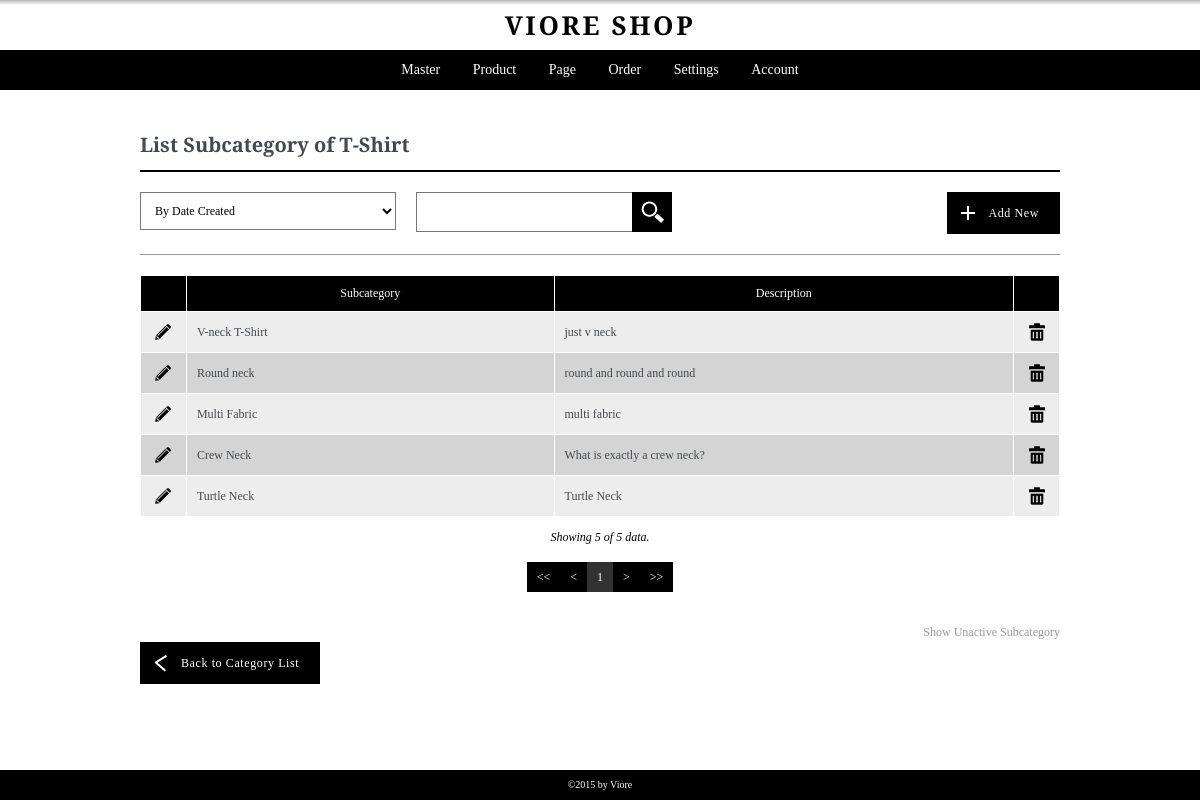
Page /admin/pages/listsubcategory.php?kode=2 (signed in) on the committed database.
### tables this page shows
CREATE TABLE `category` (
  `id_category` int(5) NOT NULL,
  `category_name` varchar(100) NOT NULL,
  `category_description` text NOT NULL,
  `user_create` int(5) NOT NULL,
  `user_edit` int(5) NOT NULL,
  `date_created` datetime NOT NULL,
  `date_edited` datetime NOT NULL,
  `active` int(1) NOT NULL
);

CREATE TABLE `subcategory` (
  `id_subcategory` int(5) NOT NULL,
  `id_category` int(5) NOT NULL,
  `subcategory_name` varchar(256) NOT NULL,
  `subcategory_desc` text NOT NULL,
  `user_create` int(5) NOT NULL,
  `user_edit` int(5) NOT NULL,
  `date_created` datetime NOT NULL,
  `date_edited` datetime NOT NULL,
  `active` int(1) NOT NULL
);

### admin/pages/getfieldname.php (called while the page is built, shortened)
<?php
if((substr($pagecall,0,4)=="edit")||(substr($pagecall,0,4)=="list")){
	$tabel = substr($pagecall, 4);
}
else {
	$tabel = substr($pagecall, 3);
}
$pageedit = "add".$tabel;
?>

### admin/pages/listsubcategory.php (the view, shortened to what this page needs)
<?php
	include "header.php";
	$pagecall = "listsubcategory";
	include "controller.php";
	include "getfieldname.php";
	if(isset($_GET['kode'])){$kode=$_GET['kode'];}
	else if(isset($_POST['kode'])){$kode=$_POST['kode'];}
	else {header("Location: listcategory.php");}
	$sqlx = "SELECT category_name FROM category c ";
	$sqlx .= "WHERE c.id_category='$kode' ";
	$rowx = mysql_fetch_array(mysql_query($sqlx));
?>
<div class="container">
	<div class="content list listsubcategory">
		<h3><?php echo ucwords("List ".$tabel)." of ".$rowx['category_name']; ?></h3>
		<?php
			include ("../pages/filter-box.php");
		?>
		<div class="data-table">
			<table border="1" cellpadding="0" cellspacing="0" width="100%">
				<colgroup>
					<col width="5%">
					<col width="40%">
					<col width="">
					<col width="5%">
				</colgroup>
				<thead>
					<tr>
						<th>&nbsp;</th>
						<th>Subcategory</th>
						<th>Description</th>
						<th>&nbsp;</th>
					</tr>
				</thead>
				<tbody>
					<?php
					$batas=20;
					if (empty($halaman))
					{
						$posisi=0;
					}
					else
					{
						$posisi=($halaman-1)*$batas;
					}
					$sql = "SELECT s.*, c.category_name FROM subcategory s, category c ";
					if(isset($_GET['discard'])){
						$sql .= "WHERE s.active=0 ";
					}
					else{
						$sql .= "WHERE s.active=1 ";
					}
					$sql .= "AND s.id_category=c.id_category ";
					$sql .= "AND c.id_category='$kode' ";
					if ((isset($_POST['sortingchoice'])) AND ($_POST['sortingchoice']!="all"))
					{
						$sorting_opt = explode(":", $_POST['sortingchoice']);
						$sql .= "ORDER BY ".$sorting_opt[0]." ".$sorting_opt[1]." ";
					}
					else{
						$sql .= "ORDER BY date_created DESC ";
					}
					$sqlp = $sql."LIMIT $posisi,$batas";
					$result = mysql_query($sqlp);
					while ($row=mysql_fetch_array($result))
					{
						echo '<tr>';
						echo '	<td align="center">
									<a href="'.$pageedit.'.php?kode='.$kode.'&act=chg&id='.$row["id_subcategory"].'" class="link-opt"><img src="../images/icon-pencil.png" alt="Edit" title="Edit"></a>
								</td>
						';
						echo '	<td align="left">'.$row['subcategory_name'].'</td>';
						echo '	<td align="left">'.$row['subcategory_desc'].'</td>';
						if(isset($_GET['discard'])){
							echo '	<td align="center">
									<a href="activate.php?id='.$row["id_subcategory"].'&pageorigin='.$pagecall.'" class="link-opt"><img src="../images/greenbutton.png" alt="Activate" title="Activate"></a>
								</td>
							';
						}
						else{
							echo '	<td align="center">
									<a href="deactive.php?id='.$row["id_subcategory"].'&pageorigin='.$pagecall.'" class="link-opt"><img src="../images/icon-trash.png" alt="Delete" title="Delete"></a>
								</td>
							';
						}
						echo '</tr>';
					}
					?>
				</tbody>
			</table>
		</div>
		<div class="data-show">
			<?php
				$jumlah = mysql_num_rows($result);
				$showing = $batas;
				if ($jumlah<$batas){$showing=$jumlah;}
				echo '<p>Showing '.$showing.' of '.$jumlah.' data.</p>';
			?>
		</div>
		<?php
		include ("../modules/paging.php");
		include ("../modules/showunactivelink.php");
		?>
		<div class="go-back">
			<a href="listcategory.php" class="button back-button">Back to Category List</a>
		</div>
	</div>
</div>
<?php
	include "footer.php";
?>

### admin/css/baseline.css (style rules this page uses)
body { font-family: 'Arvo', serif; font-size: 10px; line-height: 20px; color: #44494d; }
h1, h2, h3, h4, h5, h6 { font-weight: bold; }
h3 { font-size: 20px; line-height: 30px; }
a { text-decoration: none; }
a, a:visited { line-height: 20px; font-size: 12px; }
p { font-size: 14px; line-height: 20px; }
table { border: 1px solid #ffffff; font-size: 12px; }
table tr th, table tr td { padding: 10px; }
table tr th { text-align: center; background: #000; color: #fff; }
table tr td { background: #d4d4d4; }
table tr:nth-child(2n+1) td { background: #ededed; }
input[type="submit"], button, .button { padding: 10px 30px; display: inline-block; color: #fff; border: 1px solid #000; cursor: pointer; font-size: 14px; line-height: 20px; text-align: center; background: #000; letter-spacing: 0.05em; }

### admin/css/layout.css (style rules this page uses)
*, *:before, *:after { -moz-box-sizing: border-box; -webkit-box-sizing: border-box; box-sizing: border-box; }
body { background: #FFFFFF; }
.container { padding: 20px; max-width: 960px; margin: auto; }
.add-button, .edit-button, .back-button { padding-left: 40px; padding-right: 20px; background: #000000 url("../images/icon-plus.png") no-repeat 10px center; font-size: 12px; }
.back-button { background: #000000 url("../../source/images/arrow-left.png") no-repeat 10px center; }

### admin/css/main.css (style rules this page uses)
.list { margin: 20px 0 50px; }
.list h3, .detail h3 { margin-bottom: 20px; padding-bottom: 10px; border-bottom: 2px solid #000; }
.data-table { margin-bottom: 10px; }
.data-table tr td a, .data-table tr td a:visited { color: #44494d; }
.data-show { margin-bottom: 15px; text-align: center; }
.data-show p { font-size: 12px; line-height: 20px; color: #000000; font-style: italic; }
a.link-opt { display: inline-block; }

### rows in the picture
category: category_name "T-Shirt"
subcategory: subcategory_name "V-neck T-Shirt", subcategory_desc "just v neck"
subcategory: subcategory_name "Round neck", subcategory_desc "round and round and round"
subcategory: subcategory_name "Multi Fabric", subcategory_desc "multi fabric"
subcategory: subcategory_name "Crew Neck", subcategory_desc "What is exactly a crew neck?"
subcategory: subcategory_name "Turtle Neck", subcategory_desc "Turtle Neck"

### other values in the picture
$showing "5"
$jumlah "5"
$halaman "1"
$tabel "Subcategory"
